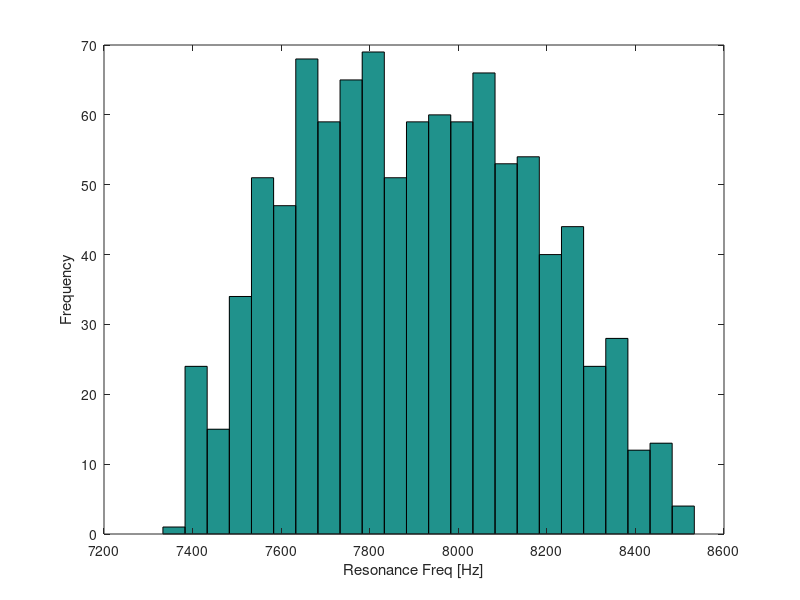
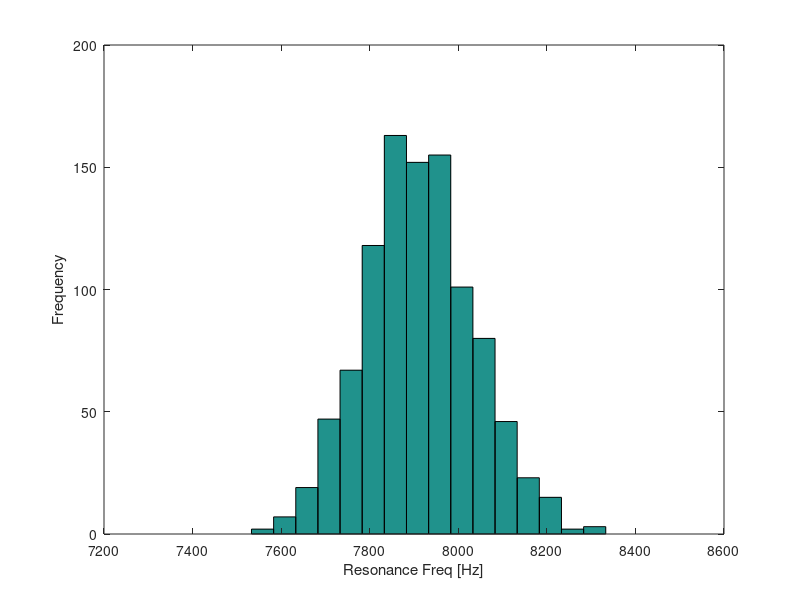

These figures' MATLAB source, in order:
L = 1.5; % 범위: -10% ~ +10%
C = 0.27;% 범위: -5% ~ +5%

L_min = L*(1 - 0.1);
L_max = L*(1 + 0.1);

Lu = (L_min + (L_max - L_min)*(rand(1,1000)));
Ln = ((L_min + L_max)/2 + ((L_max - L_min)/2 * randn(1,1000) / 3.5));

C_min = C*(1 - 0.05)
C_max = C*(1 + 0.05)

Cu = (C_min + (C_max - C_min)*(rand(1,1000)));
Cn = ((C_min + C_max)/2 + ((C_max - C_min)/2 * randn(1,1000) / 3.5));


%Uniformly Distributed
fru = 1./(2*pi.*sqrt(Lu.*Cu*10^(-9)));
figure(1);
hist(fru,[7358:50:8552])
xlabel('Resonance Freq [Hz]');
ylabel('Frequency');

%Normally Distributed
frn=1./(2*pi.*sqrt(Ln.*Cn*10^(-9)));
figure(2);
hist(frn,[7358:50:8552])
xlabel('Resonance Freq [Hz]');
ylabel('Frequency');